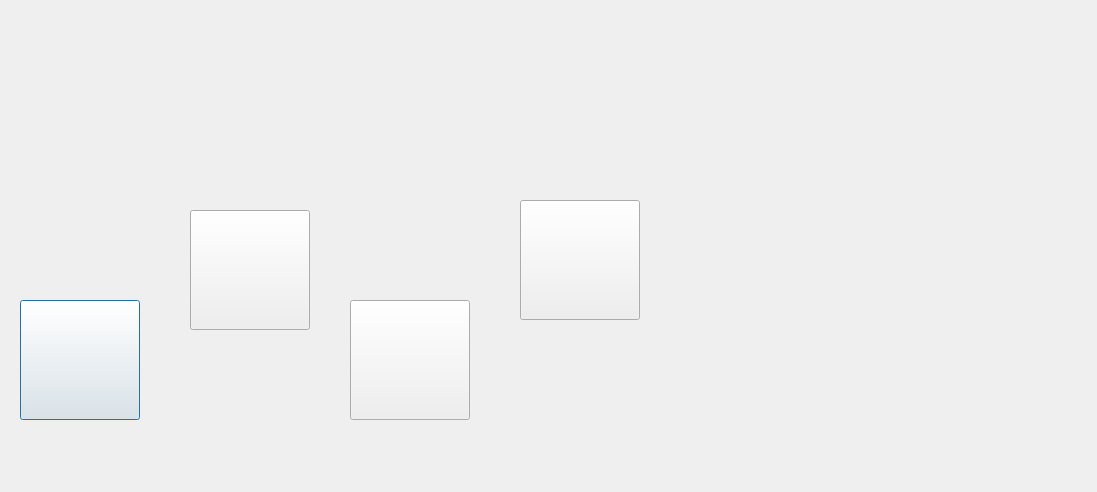
<?xml version="1.0" encoding="UTF-8"?>
<ui version="4.0">
 <class>Parking</class>
 <widget class="QDialog" name="Parking">
  <property name="geometry">
   <rect>
    <x>0</x>
    <y>0</y>
    <width>1097</width>
    <height>492</height>
   </rect>
  </property>
  <property name="windowTitle">
   <string>Dialog</string>
  </property>
  <widget class="QStackedWidget" name="stackedWidget">
   <property name="geometry">
    <rect>
     <x>0</x>
     <y>0</y>
     <width>1101</width>
     <height>491</height>
    </rect>
   </property>
   <property name="font">
    <font>
     <strikeout>false</strikeout>
    </font>
   </property>
   <widget class="QWidget" name="stackedWidgetPage1">
    <widget class="QPushButton" name="ADD">
     <property name="geometry">
      <rect>
       <x>20</x>
       <y>300</y>
       <width>120</width>
       <height>120</height>
      </rect>
     </property>
     <property name="styleSheet">
      <string notr="true">backgroun-color : transparent;
border-image: url(:/img/img/button-304224_960_720.png);
</string>
     </property>
     <property name="text">
      <string/>
     </property>
    </widget>
    <widget class="QPushButton" name="DELETE">
     <property name="geometry">
      <rect>
       <x>190</x>
       <y>210</y>
       <width>120</width>
       <height>120</height>
      </rect>
     </property>
     <property name="styleSheet">
      <string notr="true">backgroun-color : transparent;
border-image: url(:/img/img/abort-146072_960_720.png);</string>
     </property>
     <property name="text">
      <string/>
     </property>
    </widget>
    <widget class="QPushButton" name="EDIT">
     <property name="geometry">
      <rect>
       <x>350</x>
       <y>300</y>
       <width>120</width>
       <height>120</height>
      </rect>
     </property>
     <property name="styleSheet">
      <string notr="true">backgroun-color : transparent;
border-image: url(:/img/img/edit-validated_40458.png);</string>
     </property>
     <property name="text">
      <string/>
     </property>
    </widget>
    <widget class="QPushButton" name="SHOW">
     <property name="geometry">
      <rect>
       <x>520</x>
       <y>200</y>
       <width>120</width>
       <height>120</height>
      </rect>
     </property>
     <property name="styleSheet">
      <string notr="true">backgroun-color : transparent;
border-image: url(:/img/img/show-non-hidden-views.png);</string>
     </property>
     <property name="text">
      <string/>
     </property>
    </widget>
    <widget class="QLabel" name="label_11">
     <property name="geometry">
      <rect>
       <x>210</x>
       <y>20</y>
       <width>261</width>
       <height>141</height>
      </rect>
     </property>
     <property name="styleSheet">
      <string notr="true">
image: url(:/img/img/menu_btn_off.png);</string>
     </property>
     <property name="text">
      <string/>
     </property>
    </widget>
    <zorder>label_11</zorder>
    <zorder>ADD</zorder>
    <zorder>DELETE</zorder>
    <zorder>EDIT</zorder>
    <zorder>SHOW</zorder>
   </widget>
   <widget class="QWidget" name="stackedWidgetPage2">
    <widget class="QPushButton" name="pushButton">
     <property name="geometry">
      <rect>
       <x>320</x>
       <y>310</y>
       <width>93</width>
       <height>28</height>
      </rect>
     </property>
     <property name="text">
      <string>Ajouter</string>
     </property>
    </widget>
    <widget class="QLabel" name="label">
     <property name="geometry">
      <rect>
       <x>90</x>
       <y>70</y>
       <width>71</width>
       <height>16</height>
      </rect>
     </property>
     <property name="font">
      <font>
       <pointsize>10</pointsize>
       <weight>75</weight>
       <bold>true</bold>
      </font>
     </property>
     <property name="styleSheet">
      <string notr="true"/>
     </property>
     <property name="text">
      <string>couleur</string>
     </property>
    </widget>
    <widget class="QLineEdit" name="lineEdit">
     <property name="geometry">
      <rect>
       <x>220</x>
       <y>70</y>
       <width>113</width>
       <height>22</height>
      </rect>
     </property>
     <property name="styleSheet">
      <string notr="true">border-radius : 10px;</string>
     </property>
    </widget>
    <widget class="QLabel" name="label_3">
     <property name="geometry">
      <rect>
       <x>80</x>
       <y>210</y>
       <width>91</width>
       <height>31</height>
      </rect>
     </property>
     <property name="font">
      <font>
       <pointsize>10</pointsize>
       <weight>75</weight>
       <bold>true</bold>
      </font>
     </property>
     <property name="text">
      <string>matricule</string>
     </property>
    </widget>
    <widget class="QLineEdit" name="lineEdit_2">
     <property name="geometry">
      <rect>
       <x>220</x>
       <y>140</y>
       <width>113</width>
       <height>22</height>
      </rect>
     </property>
     <property name="styleSheet">
      <string notr="true">border-radius : 10px;</string>
     </property>
    </widget>
    <widget class="QLabel" name="label_2">
     <property name="geometry">
      <rect>
       <x>90</x>
       <y>140</y>
       <width>81</width>
       <height>16</height>
      </rect>
     </property>
     <property name="font">
      <font>
       <pointsize>10</pointsize>
       <weight>75</weight>
       <bold>true</bold>
      </font>
     </property>
     <property name="text">
      <string>marque</string>
     </property>
    </widget>
    <widget class="QLineEdit" name="lineEdit_3">
     <property name="geometry">
      <rect>
       <x>220</x>
       <y>210</y>
       <width>113</width>
       <height>22</height>
      </rect>
     </property>
     <property name="styleSheet">
      <string notr="true">border-radius : 10px;</string>
     </property>
    </widget>
    <widget class="QPushButton" name="pushButton_2">
     <property name="geometry">
      <rect>
       <x>430</x>
       <y>310</y>
       <width>93</width>
       <height>28</height>
      </rect>
     </property>
     <property name="text">
      <string>Annuler</string>
     </property>
    </widget>
   </widget>
   <widget class="QWidget" name="stackedWidgetPage3">
    <widget class="QLineEdit" name="lineEdit_4">
     <property name="geometry">
      <rect>
       <x>170</x>
       <y>90</y>
       <width>137</width>
       <height>22</height>
      </rect>
     </property>
    </widget>
    <widget class="QLabel" name="label_4">
     <property name="geometry">
      <rect>
       <x>90</x>
       <y>90</y>
       <width>53</width>
       <height>16</height>
      </rect>
     </property>
     <property name="text">
      <string>matricule</string>
     </property>
    </widget>
    <widget class="QPushButton" name="pushButton_3">
     <property name="geometry">
      <rect>
       <x>380</x>
       <y>280</y>
       <width>93</width>
       <height>28</height>
      </rect>
     </property>
     <property name="text">
      <string>Supprimer</string>
     </property>
    </widget>
    <widget class="QPushButton" name="pushButton_7">
     <property name="geometry">
      <rect>
       <x>480</x>
       <y>280</y>
       <width>93</width>
       <height>28</height>
      </rect>
     </property>
     <property name="text">
      <string>Annuler</string>
     </property>
    </widget>
   </widget>
   <widget class="QWidget" name="stackedWidgetPage4">
    <widget class="QLineEdit" name="lineEdit_8">
     <property name="geometry">
      <rect>
       <x>240</x>
       <y>50</y>
       <width>141</width>
       <height>22</height>
      </rect>
     </property>
    </widget>
    <widget class="QLabel" name="label_5">
     <property name="geometry">
      <rect>
       <x>120</x>
       <y>160</y>
       <width>111</width>
       <height>21</height>
      </rect>
     </property>
     <property name="text">
      <string>Nouv Matricule</string>
     </property>
    </widget>
    <widget class="QLabel" name="label_7">
     <property name="geometry">
      <rect>
       <x>120</x>
       <y>240</y>
       <width>55</width>
       <height>16</height>
      </rect>
     </property>
     <property name="text">
      <string>Couleur</string>
     </property>
    </widget>
    <widget class="QLabel" name="label_6">
     <property name="geometry">
      <rect>
       <x>120</x>
       <y>200</y>
       <width>55</width>
       <height>16</height>
      </rect>
     </property>
     <property name="text">
      <string>Marque</string>
     </property>
    </widget>
    <widget class="QLineEdit" name="lineEdit_5">
     <property name="geometry">
      <rect>
       <x>240</x>
       <y>160</y>
       <width>141</width>
       <height>21</height>
      </rect>
     </property>
    </widget>
    <widget class="QLineEdit" name="lineEdit_7">
     <property name="geometry">
      <rect>
       <x>240</x>
       <y>240</y>
       <width>141</width>
       <height>21</height>
      </rect>
     </property>
    </widget>
    <widget class="QLabel" name="label_8">
     <property name="geometry">
      <rect>
       <x>120</x>
       <y>50</y>
       <width>71</width>
       <height>16</height>
      </rect>
     </property>
     <property name="text">
      <string>Matricule</string>
     </property>
    </widget>
    <widget class="QLineEdit" name="lineEdit_6">
     <property name="geometry">
      <rect>
       <x>240</x>
       <y>200</y>
       <width>141</width>
       <height>21</height>
      </rect>
     </property>
    </widget>
    <widget class="QPushButton" name="pushButton_4">
     <property name="geometry">
      <rect>
       <x>320</x>
       <y>310</y>
       <width>93</width>
       <height>28</height>
      </rect>
     </property>
     <property name="text">
      <string>Modifier</string>
     </property>
    </widget>
    <widget class="QPushButton" name="pushButton_5">
     <property name="geometry">
      <rect>
       <x>440</x>
       <y>310</y>
       <width>93</width>
       <height>28</height>
      </rect>
     </property>
     <property name="text">
      <string>Annuler</string>
     </property>
    </widget>
   </widget>
   <widget class="QWidget" name="stackedWidgetPage5">
    <widget class="QTableView" name="tableView">
     <property name="geometry">
      <rect>
       <x>60</x>
       <y>30</y>
       <width>561</width>
       <height>371</height>
      </rect>
     </property>
    </widget>
    <widget class="QPushButton" name="pushButton_6">
     <property name="geometry">
      <rect>
       <x>510</x>
       <y>420</y>
       <width>93</width>
       <height>28</height>
      </rect>
     </property>
     <property name="text">
      <string>retour</string>
     </property>
    </widget>
    <widget class="QWidget" name="layoutWidget">
     <property name="geometry">
      <rect>
       <x>70</x>
       <y>420</y>
       <width>271</width>
       <height>24</height>
      </rect>
     </property>
     <layout class="QHBoxLayout" name="horizontalLayout">
      <item>
       <widget class="QLabel" name="label_10">
        <property name="text">
         <string>Matricule</string>
        </property>
       </widget>
      </item>
      <item alignment="Qt::AlignHCenter">
       <widget class="QLineEdit" name="lineEdit_9"/>
      </item>
     </layout>
    </widget>
   </widget>
   <widget class="QWidget" name="stackedWidgetPage6">
    <widget class="QPushButton" name="pushButton_8">
     <property name="geometry">
      <rect>
       <x>240</x>
       <y>30</y>
       <width>171</width>
       <height>141</height>
      </rect>
     </property>
     <property name="styleSheet">
      <string notr="true">Background-color: transparent;
border-image: url(:/img/img/images.png);
</string>
     </property>
     <property name="text">
      <string/>
     </property>
    </widget>
    <widget class="QPushButton" name="pushButton_9">
     <property name="geometry">
      <rect>
       <x>420</x>
       <y>240</y>
       <width>171</width>
       <height>141</height>
      </rect>
     </property>
     <property name="styleSheet">
      <string notr="true">Background-color: transparent;
border-image: url(:/img/img/2531390_image_1.jpg);
</string>
     </property>
     <property name="text">
      <string/>
     </property>
    </widget>
    <widget class="QPushButton" name="pushButton_10">
     <property name="geometry">
      <rect>
       <x>80</x>
       <y>240</y>
       <width>171</width>
       <height>141</height>
      </rect>
     </property>
     <property name="styleSheet">
      <string notr="true">Background-color: transparent;
border-image: url(:/img/img/no-photo-vehicle.jpg);
</string>
     </property>
     <property name="text">
      <string/>
     </property>
    </widget>
   </widget>
  </widget>
  <widget class="QLabel" name="label_9">
   <property name="geometry">
    <rect>
     <x>0</x>
     <y>0</y>
     <width>1101</width>
     <height>491</height>
    </rect>
   </property>
   <property name="styleSheet">
    <string notr="true"/>
   </property>
   <property name="text">
    <string/>
   </property>
   <property name="scaledContents">
    <bool>true</bool>
   </property>
  </widget>
  <zorder>label_9</zorder>
  <zorder>stackedWidget</zorder>
 </widget>
 <resources/>
 <connections/>
</ui>
